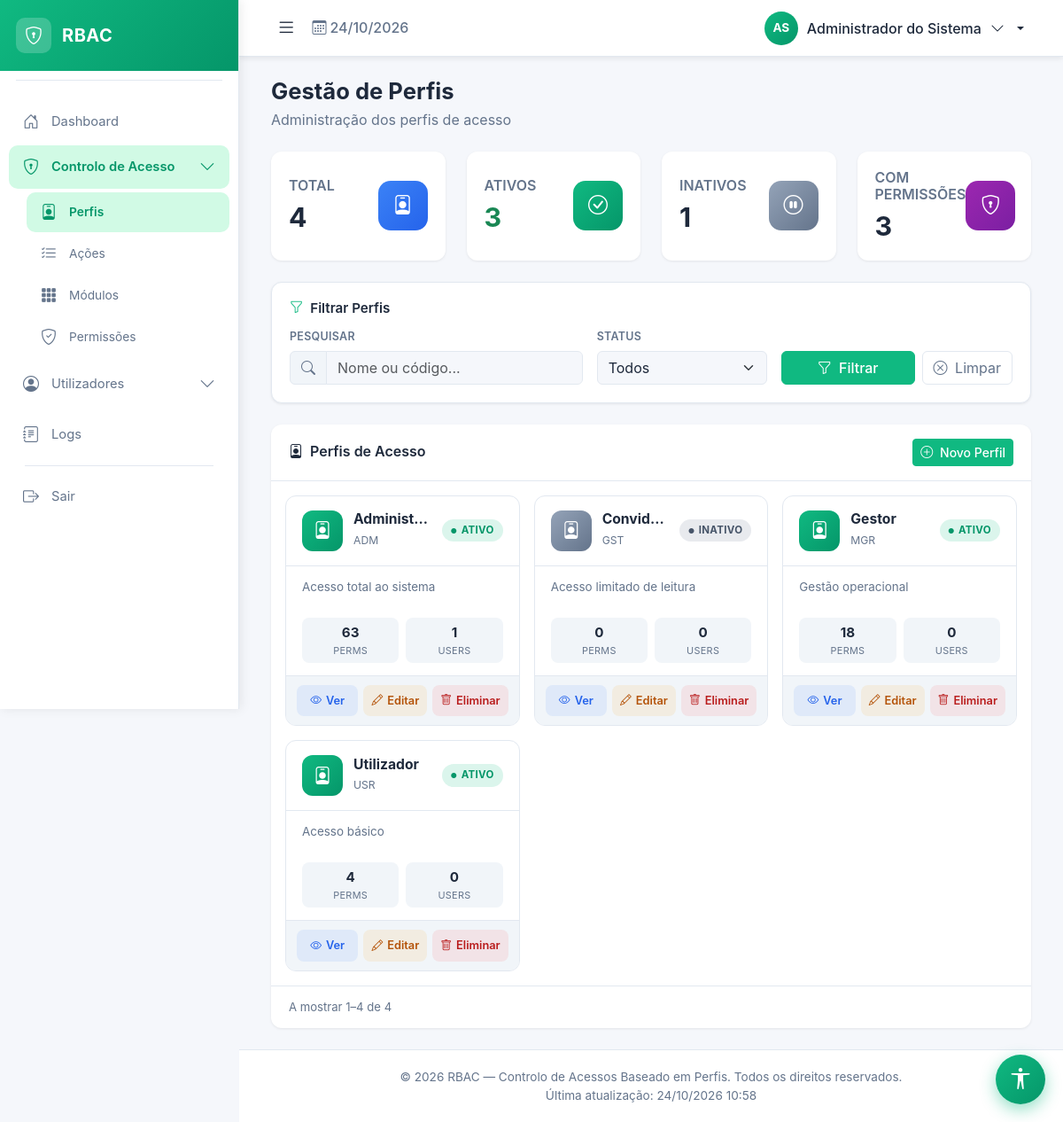
The app's page /profile.php (signed in) with its own data.
### tables this page shows
CREATE TABLE IF NOT EXISTS PROFILES (
    PROFILE_ID          INT AUTO_INCREMENT PRIMARY KEY,
    PROFILE_CODE        VARCHAR(10)  NOT NULL UNIQUE,
    PROFILE_NAME        VARCHAR(50)  NOT NULL UNIQUE,
    PROFILE_DESCRIPTION TEXT         NULL,
    PROFILE_STATUS      ENUM('ACTIVE','INACTIVE') DEFAULT 'INACTIVE',
    PROFILE_CREATEBY    INT NULL,
    PROFILE_UPDATEBY    INT NULL,
    PROFILE_CREATEAT    TIMESTAMP DEFAULT CURRENT_TIMESTAMP,
    PROFILE_UPDATEAT    TIMESTAMP DEFAULT CURRENT_TIMESTAMP ON UPDATE CURRENT_TIMESTAMP
);

### profile.php (the view, shortened to what the rows shown need)
<?php
    require_once __DIR__ . '/auth.php';
    require_once __DIR__ . '/config/config.php';
    require_once __DIR__ . '/class/PermissionChecker.php';
    require_once __DIR__ . '/class/Profile.php';
    require_once __DIR__ . '/class/Sanitize.php';
    require_once __DIR__ . '/class/Log.php';
    $canUpdate = PermissionChecker::can('UPDATE', 'PROF');
    $canDelete = PermissionChecker::can('DELETE', 'PROF');
    $profileRepo = new Profile();
    try {
        $filtroTexto  = Sanitize::string($_GET['f_name'] ?? '', 100);
        $filtroStatus = Sanitize::enum($_GET['f_status'] ?? '', ['ACTIVE','INACTIVE']);
        $page = max(1, (int)($_GET['page'] ?? 1));
        $perPage = 6;
        $lista      = $profileRepo->search($filtroTexto, $filtroStatus ?: null);
        $total      = count($lista);
        $totalPages = max(1, (int)ceil($total / $perPage));
        $page       = min($page, $totalPages);
        $offset     = ($page - 1) * $perPage;
        $perfisPag  = array_slice($lista, $offset, $perPage);
        $statsTotal    = $profileRepo->countAll();
        $statsActive   = $profileRepo->countActive();
        $statsInactive = $profileRepo->countInactive();
        $statsComPerms = $profileRepo->countWithPermissions();
        $db = new Database();
        $perfilMeta = [];
        foreach ($perfisPag as $p) {
            $pid = (int)$p['PROFILE_ID'];
            $perfilMeta[$pid] = [
                'perms' => (int)$db->count('PERMISSIONS', ['PERMISSION_PROFILEID' => $pid]),
                'users' => (int)$db->count('USERS', ['USER_PROFILEID' => $pid]),
            ];
        }
    } catch (Throwable $e) {
        Log::error('profile.php listagem', 'PROFILES', $e, null, $_SESSION['user_id'] ?? null);
        $lista = $perfisPag = $perfilMeta = [];
        $total = 0; $totalPages = 1; $page = 1; $offset = 0;
        $statsTotal = $statsActive = $statsInactive = $statsComPerms = 0;
        $filtroTexto = ''; $filtroStatus = null;
    }
    include __DIR__ . '/include/navbar.php';
?>
    <main class="main-content">
        <div class="container-fluid">
            <div class="d-flex flex-wrap justify-content-between align-items-center mb-4 gap-3">
                <div>
                    <h1 class="page-title mb-0">Gestão de Perfis</h1>
                </div>
            </div>
            <div class="row g-4 mb-4">
                <div class="col-xl-3 col-md-6"><div class="card dashboard-card h-100"><div class="card-body d-flex justify-content-between align-items-center"><div><h2 class="card-value"><?= $statsTotal ?></h2></div></div></div></div>
                <div class="col-xl-3 col-md-6"><div class="card dashboard-card h-100"><div class="card-body d-flex justify-content-between align-items-center"><div><h2 class="card-value text-success"><?= $statsActive ?></h2></div></div></div></div>
                <div class="col-xl-3 col-md-6"><div class="card dashboard-card h-100"><div class="card-body d-flex justify-content-between align-items-center"><div><h2 class="card-value"><?= $statsInactive ?></h2></div></div></div></div>
                <div class="col-xl-3 col-md-6"><div class="card dashboard-card h-100"><div class="card-body d-flex justify-content-between align-items-center"><div><h2 class="card-value"><?= $statsComPerms ?></h2></div></div></div></div>
            </div>
            <div class="card card-principal">
                <div class="card-body p-3">
                    <div class="row g-3">
                        <?php if (empty($perfisPag)): ?>
                            <div class="col-12 text-center py-5">
                                <i class="bi bi-inbox fs-1 text-muted d-block mb-2"></i>
                                <p class="text-muted mb-0">Nenhum perfil encontrado.</p>
                            </div>
                        <?php else: ?>
                            <?php foreach ($perfisPag as $p):
                                $pid = (int)$p['PROFILE_ID'];
                                $isAtivo = $p['PROFILE_STATUS'] === 'ACTIVE';
                                $meta = $perfilMeta[$pid] ?? ['perms' => 0, 'users' => 0];
                            ?>
                            <div class="col-xl-4 col-md-6">
                                <div class="perfil-card">
                                    <div class="perfil-card-top">
                                        <div class="perfil-icon <?= $isAtivo ? '' : 'inactive' ?>"><i class="bi bi-person-badge"></i></div>
                                        <div class="perfil-title">
                                            <h6><?= e($p['PROFILE_NAME']) ?></h6>
                                            <small><?= e($p['PROFILE_CODE']) ?></small>
                                        </div>
                                        <span class="status-badge <?= $isAtivo ? 'ativo' : 'inativo' ?>">
                                            <i class="bi bi-circle-fill" style="font-size:6px;"></i>
                                            <?= $isAtivo ? 'Ativo' : 'Inativo' ?>
                                        </span>
                                    </div>
                                    <div class="perfil-card-body">
                                        <div class="perfil-desc"><?= e($p['PROFILE_DESCRIPTION'] ?: '—') ?></div>
                                        <div class="perfil-stats">
                                            <div class="perfil-stat"><div class="val"><?= $meta['perms'] ?></div><div class="lbl">Perms</div></div>
                                            <div class="perfil-stat"><div class="val"><?= $meta['users'] ?></div><div class="lbl">Users</div></div>
                                        </div>
                                    </div>
                                    <div class="perfil-card-footer">
                                        <button class="btn-perfil-action ver"
                                                data-bs-toggle="modal" data-bs-target="#verPerfilModal"
                                                data-id="<?= $pid ?>"
                                                data-nome="<?= e($p['PROFILE_NAME']) ?>"
                                                data-codigo="<?= e($p['PROFILE_CODE']) ?>"
                                                data-descricao="<?= e($p['PROFILE_DESCRIPTION']) ?>"
                                                data-status="<?= e($p['PROFILE_STATUS']) ?>"
                                                data-perms="<?= $meta['perms'] ?>"
                                                data-users="<?= $meta['users'] ?>"
                                                data-criado="<?= e($p['PROFILE_CREATEAT']) ?>">
                                            <i class="bi bi-eye"></i> Ver
                                        </button>
                                        <?php if ($canUpdate): ?>
                                        <button class="btn-perfil-action editar"
                                                data-bs-toggle="modal" data-bs-target="#editarPerfilModal"
                                                data-id="<?= $pid ?>"
                                                data-nome="<?= e($p['PROFILE_NAME']) ?>"
                                                data-codigo="<?= e($p['PROFILE_CODE']) ?>"
                                                data-descricao="<?= e($p['PROFILE_DESCRIPTION']) ?>"
                                                data-status="<?= e($p['PROFILE_STATUS']) ?>">
                                            <i class="bi bi-pencil"></i> Editar
                                        </button>
                                        <?php endif; ?>
                                        <?php if ($canDelete): ?>
                                        <button class="btn-perfil-action apagar"
                                                data-bs-toggle="modal" data-bs-target="#eliminarPerfilModal"
                                                data-id="<?= $pid ?>"
                                                data-nome="<?= e($p['PROFILE_NAME']) ?>"
                                                data-users="<?= $meta['users'] ?>">
                                            <i class="bi bi-trash"></i> Eliminar
                                        </button>
                                        <?php endif; ?>
                                    </div>
                                </div>
                            </div>
                            <?php endforeach; ?>
                        <?php endif; ?>
                    </div>
                </div>
            </div>
        </div>
    </main>
<?php include __DIR__ . '/include/footer.php'; ?>

### records on screen
profiles: PROFILE_NAME "Administ…", PROFILE_CODE "ADM", PROFILE_STATUS "ATIVO", PROFILE_DESCRIPTION "Acesso total ao sistema", PROFILE_ID "63", PROFILE_ID "1"
profiles: PROFILE_NAME "Convid…", PROFILE_CODE "GST", PROFILE_STATUS "INATIVO", PROFILE_DESCRIPTION "Acesso limitado de leitura", PROFILE_ID "0"
profiles: PROFILE_NAME "Gestor", PROFILE_CODE "MGR", PROFILE_STATUS "ATIVO", PROFILE_DESCRIPTION "Gestão operacional", PROFILE_ID "18", PROFILE_ID "0"
profiles: PROFILE_NAME "Utilizador", PROFILE_CODE "USR", PROFILE_STATUS "ATIVO", PROFILE_DESCRIPTION "Acesso básico", PROFILE_ID "4", PROFILE_ID "0"

### other values on screen
APP_NAME "RBAC"
$iniciais "AS"
$nomeUser "Administrador do Sistema"
$statsTotal "4"
$statsActive "3"
$statsInactive "1"
$statsComPerms "3"
$offset + 1 "1"
min($offset + $perPage, $total) "4"
$total "4"
